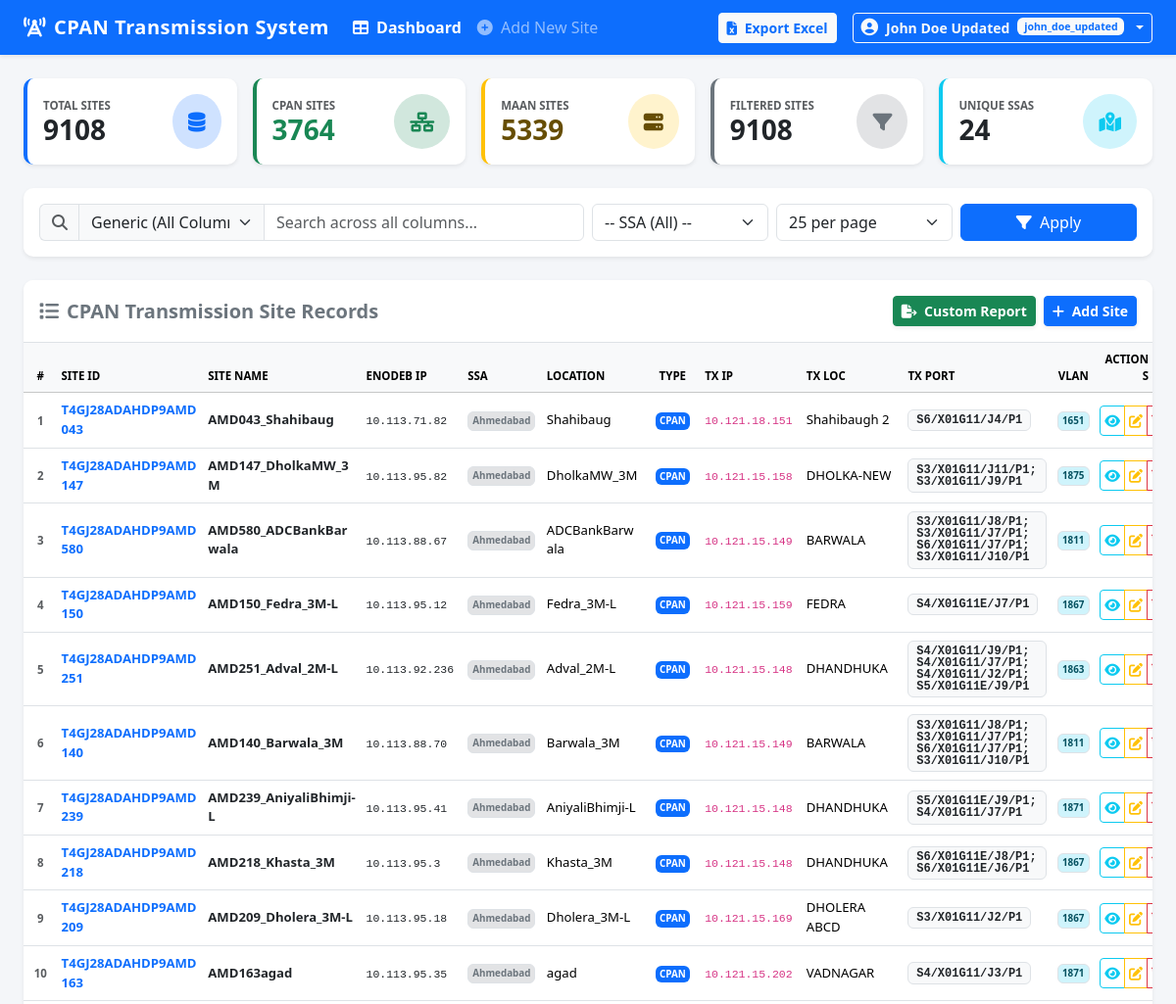
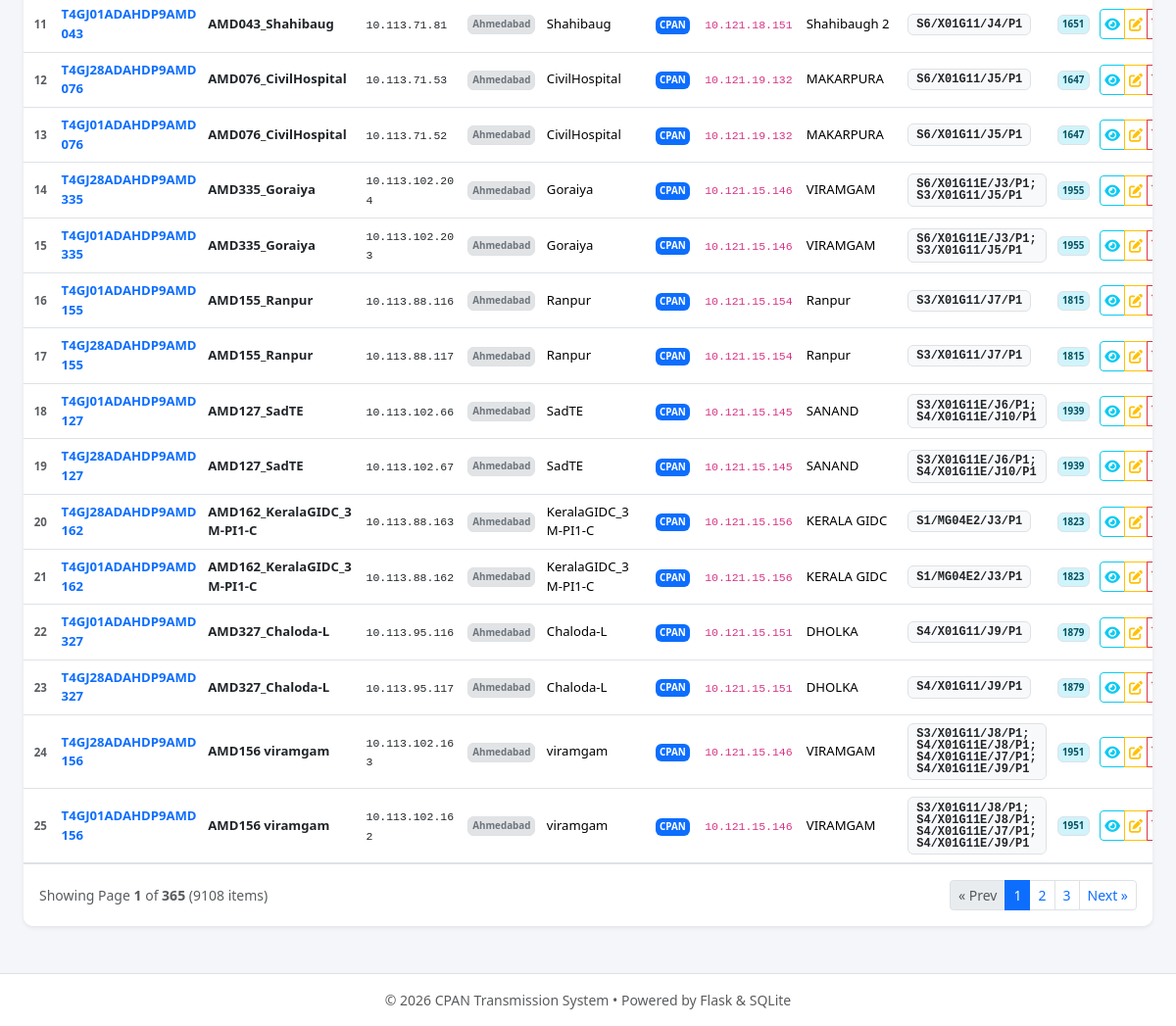
Before: / (signed in) with the older database file (2 pictures, top to bottom).
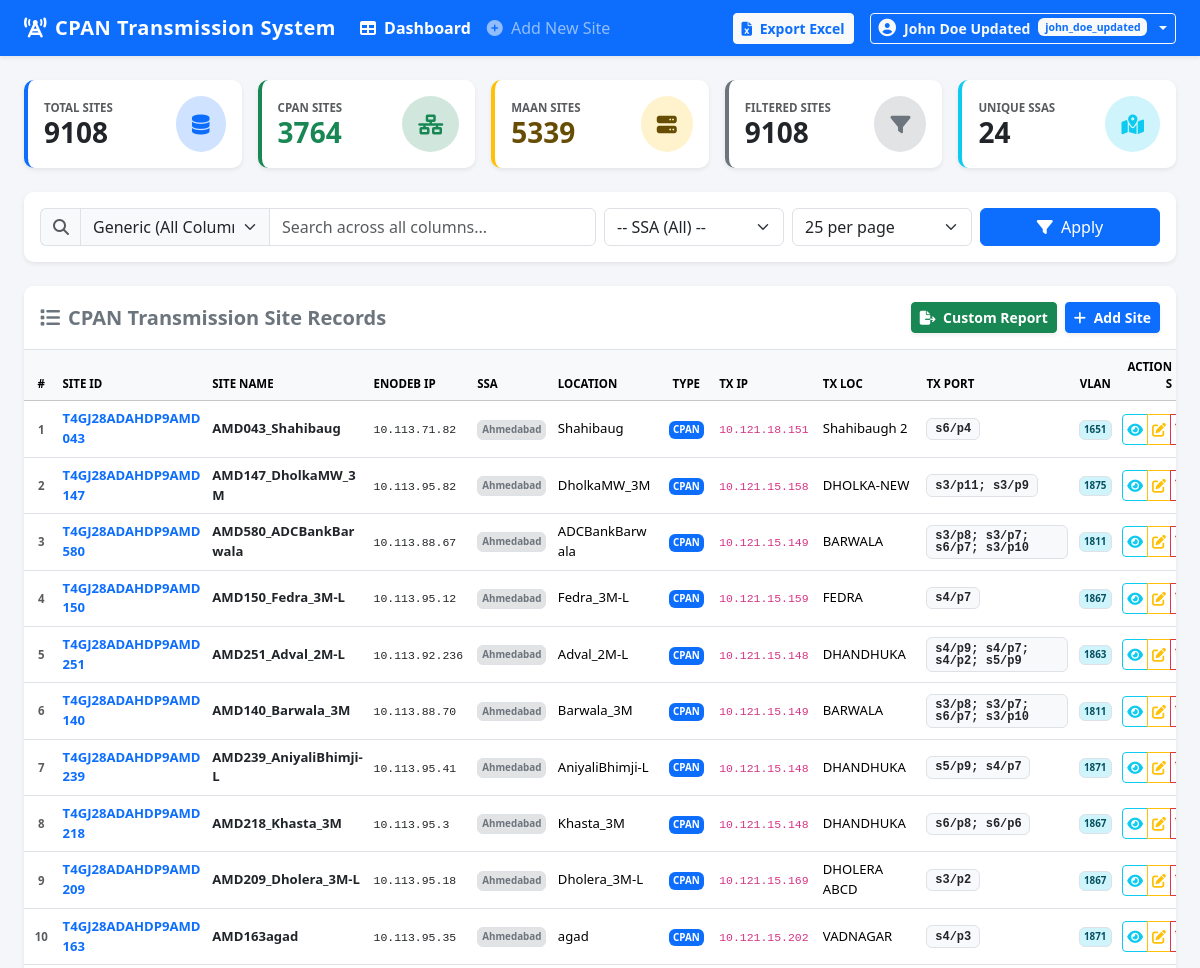
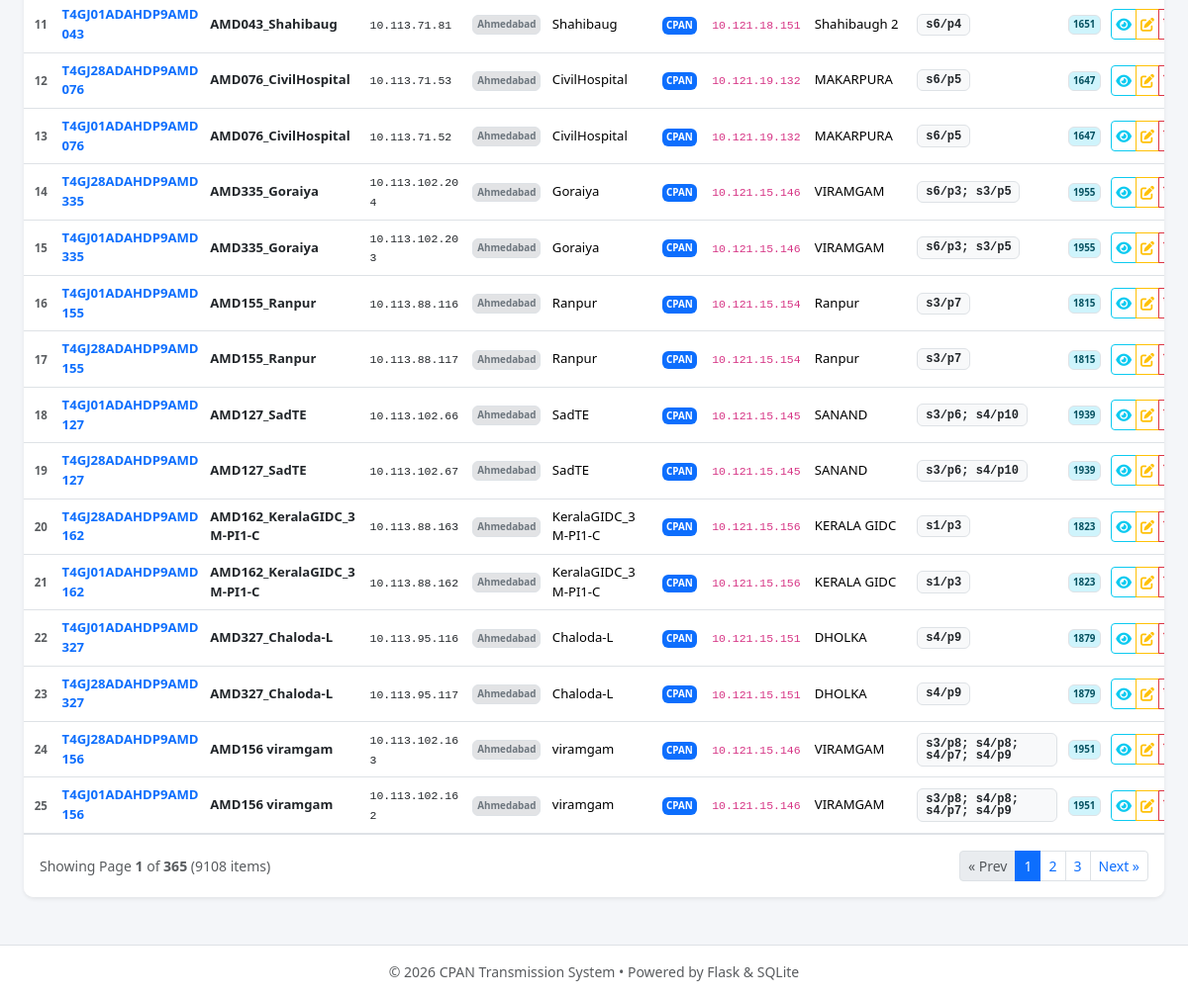
After: the same page with the newer database file (2 pictures, top to bottom).
### tables this page shows
CREATE TABLE bts_sites (
            id INTEGER PRIMARY KEY AUTOINCREMENT,
            enodeb_address TEXT,
            site_id TEXT UNIQUE NOT NULL,
            site_name TEXT,
            ssa TEXT,
            location TEXT,
            cpan_maan_vsat TEXT,
            tx_system_ip TEXT,
            tx_system_location TEXT,
            tx_system_port TEXT,
            vlan TEXT,
            created_at TIMESTAMP DEFAULT CURRENT_TIMESTAMP,
            updated_at TIMESTAMP DEFAULT CURRENT_TIMESTAMP
        );

### app.py (the view)
@app.route('/')
@login_required
def index():
    query = request.args.get('q', '').strip()
    search_by = request.args.get('search_by', 'all').strip()
    selected_ssa = request.args.get('ssa', '').strip()
    page = request.args.get('page', 1, type=int)
    per_page = request.args.get('per_page', 25, type=int)
    data = search_db(query=query, search_by=search_by, selected_ssa=selected_ssa, page=page, per_page=per_page)
    return render_template('index.html', **data)

### templates/index.html (shortened to what this page needs)
{% extends "base.html" %}
{% block content %}
<div class="row row-cols-1 row-cols-sm-2 row-cols-md-3 row-cols-lg-5 g-3 mb-4">
    <div class="col">
        <div class="card card-custom p-3 bg-white border-start border-4 border-primary shadow-sm h-100">
            <div class="d-flex justify-content-between align-items-center">
                <div>
                    <div class="text-muted small fw-bold text-uppercase" style="font-size: 0.72rem;">Total Sites</div>
                    <div class="h3 mb-0 fw-bold text-dark" id="metric-total">{{ total_records }}</div>
                </div>
                <div class="bg-primary-subtle text-primary p-3 rounded-circle">
                    <i class="fa-solid fa-database fa-lg"></i>
                </div>
            </div>
        </div>
    </div>
    <div class="col">
        <div class="card card-custom p-3 bg-white border-start border-4 border-success shadow-sm h-100">
            <div class="d-flex justify-content-between align-items-center">
                <div>
                    <div class="text-muted small fw-bold text-uppercase" style="font-size: 0.72rem;">CPAN Sites</div>
                    <div class="h3 mb-0 fw-bold text-success" id="metric-cpan">{{ cpan_filtered_count }}</div>
                </div>
                <div class="bg-success-subtle text-success p-3 rounded-circle">
                    <i class="fa-solid fa-network-wired fa-lg"></i>
                </div>
            </div>
        </div>
    </div>
    <div class="col">
        <div class="card card-custom p-3 bg-white border-start border-4 border-warning shadow-sm h-100">
            <div class="d-flex justify-content-between align-items-center">
                <div>
                    <div class="text-muted small fw-bold text-uppercase" style="font-size: 0.72rem;">MAAN Sites</div>
                    <div class="h3 mb-0 fw-bold text-warning-emphasis" id="metric-maan">{{ maan_filtered_count }}</div>
                </div>
                <div class="bg-warning-subtle text-warning-emphasis p-3 rounded-circle">
                    <i class="fa-solid fa-server fa-lg"></i>
                </div>
            </div>
        </div>
    </div>
    <div class="col">
        <div class="card card-custom p-3 bg-white border-start border-4 border-secondary shadow-sm h-100">
            <div class="d-flex justify-content-between align-items-center">
                <div>
                    <div class="text-muted small fw-bold text-uppercase" style="font-size: 0.72rem;">Filtered Sites</div>
                    <div class="h3 mb-0 fw-bold text-dark" id="metric-filtered">{{ filtered_count }}</div>
                </div>
                <div class="bg-secondary-subtle text-secondary p-3 rounded-circle">
                    <i class="fa-solid fa-filter fa-lg"></i>
                </div>
            </div>
        </div>
    </div>
    <div class="col">
        <div class="card card-custom p-3 bg-white border-start border-4 border-info shadow-sm h-100">
            <div class="d-flex justify-content-between align-items-center">
                <div>
                    <div class="text-muted small fw-bold text-uppercase" style="font-size: 0.72rem;">Unique SSAs</div>
                    <div class="h3 mb-0 fw-bold text-dark" id="metric-ssas">{{ unique_ssas|length }}</div>
                </div>
                <div class="bg-info-subtle text-info p-3 rounded-circle">
                    <i class="fa-solid fa-map-location-dot fa-lg"></i>
                </div>
            </div>
        </div>
    </div>
</div>
<div class="card card-custom p-3 mb-4 bg-white shadow-sm">
    <form id="search-form" method="GET" action="{{ url_for('index') }}" class="row g-2 align-items-center">
        <div class="col-md-6">
            <div class="input-group">
                <span class="input-group-text bg-light border-end-0">
                    <i id="search-icon" class="fa-solid fa-magnifying-glass text-muted"></i>
                </span>
                <select id="search-by-select" name="search_by" class="form-select bg-light border-end-0 flex-grow-0" style="width: auto; max-width: 190px; font-weight: 500;" title="Select Search Target Column">
                    <option value="all" {% if search_by == 'all' or not search_by %}selected{% endif %}>Generic (All Columns)</option>
                </select>
                <input type="text" id="search-input" name="q" value="{{ query }}" class="form-control" placeholder="Search across all columns..." autocomplete="off">
            </div>
        </div>
        <div class="col-md-2">
            <select id="ssa-select" name="ssa" class="form-select">
                <option value="">-- SSA (All) --</option>
            </select>
        </div>
        <div class="col-md-2">
            <select id="per-page-select" name="per_page" class="form-select">
                <option value="25" {% if per_page == 25 %}selected{% endif %}>25 per page</option>
            </select>
        </div>
        <div class="col-md-2 d-flex gap-2">
            <button type="submit" class="btn btn-primary w-100"><i class="fa-solid fa-filter me-1"></i> Apply</button>
        </div>
    </form>
</div>
<div class="card card-custom bg-white overflow-hidden shadow-sm mb-4">
    <div class="card-header bg-white py-3 d-flex justify-content-between align-items-center border-bottom">
        <h5 class="mb-0 fw-bold text-secondary">
            <i class="fa-solid fa-list me-2"></i>CPAN Transmission Site Records
        </h5>
        <div class="d-flex gap-2">
            <button type="button" class="btn btn-sm btn-success fw-semibold shadow-sm" data-bs-toggle="modal" data-bs-target="#customReportModal">
                <i class="fa-solid fa-file-export me-1"></i> Custom Report
            </button>
            <a href="{{ url_for('create_site') }}" class="btn btn-sm btn-primary fw-semibold shadow-sm">
                <i class="fa-solid fa-plus me-1"></i> Add Site
            </a>
        </div>
    </div>
    <div class="w-100 px-0">
        <table class="table table-hover align-middle mb-0" style="table-layout: fixed; width: 100%; font-size: 0.82rem;">
            <thead class="table-light text-secondary small text-uppercase">
                <tr>
                    <th scope="col" style="width: 3%;" class="px-1 text-center">#</th>
                    <th scope="col" style="width: 13%;" class="px-1">Site ID</th>
                    <th scope="col" style="width: 14%;" class="px-1">Site Name</th>
                    <th scope="col" style="width: 9%;" class="px-1">eNodeB IP</th>
                    <th scope="col" style="width: 7%;" class="px-1">SSA</th>
                    <th scope="col" style="width: 9%;" class="px-1">Location</th>
                    <th scope="col" style="width: 5%;" class="px-1 text-center">Type</th>
                    <th scope="col" style="width: 9%;" class="px-1">TX IP</th>
                    <th scope="col" style="width: 9%;" class="px-1">TX Loc</th>
                    <th scope="col" style="width: 13%;" class="px-1">TX Port</th>
                    <th scope="col" style="width: 4%;" class="px-1 text-center">VLAN</th>
                    <th scope="col" style="width: 5%;" class="px-1 text-end">Actions</th>
                </tr>
            </thead>
            <tbody id="records-tbody">
                {% if records %}
                    {% for rec in records %}
                        {% set row_num = (page - 1) * per_page + loop.index %}
                        <tr>
                            <td class="text-muted small fw-semibold px-1 text-center">{{ row_num }}</td>
                            <td class="px-1 text-break">
                                <a href="{{ url_for('view_site', site_id=rec['site_id']) }}" class="fw-bold text-decoration-none text-primary">
                                    {{ rec['site_id'] }}
                                </a>
                            </td>
                            <td class="fw-semibold text-dark px-1 text-break">{{ rec['site_name'] }}</td>
                            <td class="px-1 text-break"><code class="text-dark">{{ rec['enodeb_address'] or '-' }}</code></td>
                            <td class="px-1 text-break"><span class="badge bg-secondary-subtle text-secondary border px-1 py-1">{{ rec['ssa'] or '-' }}</span></td>
                            <td class="px-1 text-break">{{ rec['Location'] or '-' }}</td>
                            <td class="px-1 text-center">
                                {% set type_val = rec['cpan/maan/vsat'].upper() %}
                                {% if 'CPAN' in type_val %}
                                    <span class="badge badge-cpan px-1 py-1">CPAN</span>
                                {% elif 'MAAN' in type_val %}
                                    <span class="badge badge-maan px-1 py-1">MAAN</span>
                                {% elif 'VSAT' in type_val %}
                                    <span class="badge badge-vsat px-1 py-1">VSAT</span>
                                {% else %}
                                    <span class="badge bg-secondary px-1 py-1">{{ rec['cpan/maan/vsat'] or '-' }}</span>
                                {% endif %}
                            </td>
                            <td class="px-1 text-break"><code>{{ rec['tx-system-ip'] or '-' }}</code></td>
                            <td class="px-1 text-break">{{ rec['tx-system-location'] or '-' }}</td>
                            <td class="px-1 text-break" style="word-break: break-all;"><span class="badge bg-light text-dark border text-wrap text-start font-monospace" style="font-size: 0.75rem;">{{ rec['tx-system-port'] or '-' }}</span></td>
                            <td class="px-1 text-center"><span class="badge bg-info-subtle text-info-emphasis border px-1 py-1">{{ rec['vlan'] or '-' }}</span></td>
                            <td class="px-1 text-end">
                                <div class="btn-group btn-group-sm" role="group">
                                    <a href="{{ url_for('view_site', site_id=rec['site_id']) }}" class="btn btn-outline-info p-1" title="View Details">
                                        <i class="fa-solid fa-eye"></i>
                                    </a>
                                    <a href="{{ url_for('edit_site', site_id=rec['site_id']) }}" class="btn btn-outline-warning p-1" title="Edit Site">
                                        <i class="fa-solid fa-pen-to-square"></i>
                                    </a>
                                    <button type="button" class="btn btn-outline-danger p-1" title="Delete Site" data-bs-toggle="modal" data-bs-target="#deleteModal{{ row_num }}">
                                    </button>
                                </div>
                            </td>
                        </tr>
                    {% endfor %}
                {% endif %}
            </tbody>
        </table>
    </div>
    <div id="pagination-footer" class="card-footer bg-white py-3 d-flex justify-content-between align-items-center border-top">
        <div id="pagination-info" class="text-muted small">
            Showing Page <strong id="page-curr">{{ page }}</strong> of <strong id="page-total">{{ total_pages }}</strong> (<span id="filtered-count-span">{{ filtered_count }}</span> items)
        </div>
        <nav aria-label="Page navigation">
            <ul id="pagination-list" class="pagination pagination-sm mb-0">
                <li class="page-item {% if page <= 1 %}disabled{% endif %}">
                    <a class="page-link" href="{{ url_for('index', page=page-1, q=query, search_by=search_by, ssa=selected_ssa, per_page=per_page) }}">&laquo; Prev</a>
                </li>
                {% for p in range(max(1, page - 2), min(total_pages + 1, page + 3)) %}
                    <li class="page-item {% if p == page %}active{% endif %}">
                        <a class="page-link" href="{{ url_for('index', page=p, q=query, search_by=search_by, ssa=selected_ssa, per_page=per_page) }}">{{ p }}</a>
                    </li>
                {% endfor %}
                <li class="page-item {% if page >= total_pages %}disabled{% endif %}">
                    <a class="page-link" href="{{ url_for('index', page=page+1, q=query, search_by=search_by, ssa=selected_ssa, per_page=per_page) }}">Next &raquo;</a>
                </li>
            </ul>
        </nav>
    </div>
</div>
{% endblock %}

### templates/base.html (shortened to what this page needs)
<!DOCTYPE html>
<html lang="en">
<head>
    <link href="https://cdn.jsdelivr.net/npm/bootstrap@5.3.2/dist/css/bootstrap.min.css" rel="stylesheet">
    <link href="https://cdnjs.cloudflare.com/ajax/libs/font-awesome/6.4.0/css/all.min.css" rel="stylesheet">
</head>
<body class="d-flex flex-column min-vh-100">
    <nav class="navbar navbar-expand-lg navbar-dark bg-primary shadow-sm">
        <div class="container-fluid px-4">
            <a class="navbar-brand" href="{% if session.get('user_id') %}{{ url_for('index') }}{% else %}{{ url_for('login') }}{% endif %}">
                <i class="fa-solid fa-tower-cell me-2"></i>CPAN Transmission System
            </a>
            <div class="collapse navbar-collapse" id="navbarNav">
                {% if session.get('user_id') %}
                    <ul class="navbar-nav me-auto mb-2 mb-lg-0">
                        <li class="nav-item">
                            <a class="nav-link {% if request.endpoint == 'index' %}active fw-semibold{% endif %}" href="{{ url_for('index') }}">
                                <i class="fa-solid fa-table me-1"></i> Dashboard
                            </a>
                        </li>
                        <li class="nav-item">
                            <a class="nav-link {% if request.endpoint == 'create_site' %}active fw-semibold{% endif %}" href="{{ url_for('create_site') }}">
                                <i class="fa-solid fa-circle-plus me-1"></i> Add New Site
                            </a>
                        </li>
                    </ul>
                    <div class="d-flex align-items-center gap-3">
                        <a href="{{ url_for('export_excel') }}" class="btn btn-light btn-sm text-primary fw-semibold">
                            <i class="fa-solid fa-file-excel me-1"></i> Export Excel
                        </a>
                        <div class="dropdown">
                            <button class="btn btn-outline-light btn-sm dropdown-toggle d-flex align-items-center gap-2" type="button" id="userDropdown" data-bs-toggle="dropdown" aria-expanded="false">
                                <span class="fw-semibold">{{ session.get('full_name', 'User') }}</span>
                                <span class="badge bg-light text-primary small">{{ session.get('username') or session.get('staff_no', '') }}</span>
                            </button>
                        </div>
                    </div>
                {% endif %}
            </div>
        </div>
    </nav>
    <div class="container-fluid px-4 py-4 flex-grow-1">
        {% block content %}{% endblock %}
    </div>
    <footer class="bg-white border-top py-3 text-center text-muted small mt-auto">
        <div class="container">
            <span>&copy; 2026 CPAN Transmission System &bull; Powered by Flask & SQLite</span>
        </div>
    </footer>
</body>
</html>

Changed rows visible on the page:
changed bts_sites "T4GJ28ADAHDP9AMD043": tx_system_port "S6/X01G11/J4/P1" → "s6/p4"
changed bts_sites "T4GJ28ADAHDP9AMD147": tx_system_port "S3/X01G11/J11/P1; S3/X01G11/J9/P1" → "s3/p11; s3/p9"
changed bts_sites "T4GJ28ADAHDP9AMD580": tx_system_port "S3/X01G11/J8/P1; S3/X01G11/J7/P1; S6/X01G11/J7/P1; S3/X01G11/J10/P1" → "s3/p8; s3/p7; s6/p7; s3/p10"
changed bts_sites "T4GJ28ADAHDP9AMD150": tx_system_port "S4/X01G11E/J7/P1" → "s4/p7"
changed bts_sites "T4GJ28ADAHDP9AMD251": tx_system_port "S4/X01G11/J9/P1; S4/X01G11/J7/P1; S4/X01G11/J2/P1; S5/X01G11E/J9/P1" → "s4/p9; s4/p7; s4/p2; s5/p9"
changed bts_sites "T4GJ28ADAHDP9AMD140": tx_system_port "S3/X01G11/J8/P1; S3/X01G11/J7/P1; S6/X01G11/J7/P1; S3/X01G11/J10/P1" → "s3/p8; s3/p7; s6/p7; s3/p10"
changed bts_sites "T4GJ28ADAHDP9AMD239": tx_system_port "S5/X01G11E/J9/P1; S4/X01G11/J7/P1" → "s5/p9; s4/p7"
changed bts_sites "T4GJ28ADAHDP9AMD218": tx_system_port "S6/X01G11E/J8/P1; S6/X01G11E/J6/P1" → "s6/p8; s6/p6"
changed bts_sites "T4GJ28ADAHDP9AMD209": tx_system_port "S3/X01G11/J2/P1" → "s3/p2"
changed bts_sites "T4GJ28ADAHDP9AMD163": tx_system_port "S4/X01G11/J3/P1" → "s4/p3"
changed bts_sites "T4GJ01ADAHDP9AMD043": tx_system_port "S6/X01G11/J4/P1" → "s6/p4"
changed bts_sites "T4GJ28ADAHDP9AMD076": tx_system_port "S6/X01G11/J5/P1" → "s6/p5"
changed bts_sites "T4GJ01ADAHDP9AMD076": tx_system_port "S6/X01G11/J5/P1" → "s6/p5"
changed bts_sites "T4GJ28ADAHDP9AMD335": tx_system_port "S6/X01G11E/J3/P1; S3/X01G11/J5/P1" → "s6/p3; s3/p5"
changed bts_sites "T4GJ01ADAHDP9AMD335": tx_system_port "S6/X01G11E/J3/P1; S3/X01G11/J5/P1" → "s6/p3; s3/p5"
changed bts_sites "T4GJ01ADAHDP9AMD155": tx_system_port "S3/X01G11/J7/P1" → "s3/p7"
changed bts_sites "T4GJ28ADAHDP9AMD155": tx_system_port "S3/X01G11/J7/P1" → "s3/p7"
changed bts_sites "T4GJ01ADAHDP9AMD127": tx_system_port "S3/X01G11E/J6/P1; S4/X01G11E/J10/P1" → "s3/p6; s4/p10"
changed bts_sites "T4GJ28ADAHDP9AMD127": tx_system_port "S3/X01G11E/J6/P1; S4/X01G11E/J10/P1" → "s3/p6; s4/p10"
changed bts_sites "T4GJ28ADAHDP9AMD162": tx_system_port "S1/MG04E2/J3/P1" → "s1/p3"
changed bts_sites "T4GJ01ADAHDP9AMD162": tx_system_port "S1/MG04E2/J3/P1" → "s1/p3"
changed bts_sites "T4GJ01ADAHDP9AMD327": tx_system_port "S4/X01G11/J9/P1" → "s4/p9"
changed bts_sites "T4GJ28ADAHDP9AMD327": tx_system_port "S4/X01G11/J9/P1" → "s4/p9"
changed bts_sites "T4GJ28ADAHDP9AMD156": tx_system_port "S3/X01G11/J8/P1; S4/X01G11E/J8/P1; S4/X01G11E/J7/P1; S4/X01G11E/J9/P1" → "s3/p8; s4/p8; s4/p7; s4/p9"
changed bts_sites "T4GJ01ADAHDP9AMD156": tx_system_port "S3/X01G11/J8/P1; S4/X01G11E/J8/P1; S4/X01G11E/J7/P1; S4/X01G11E/J9/P1" → "s3/p8; s4/p8; s4/p7; s4/p9"
